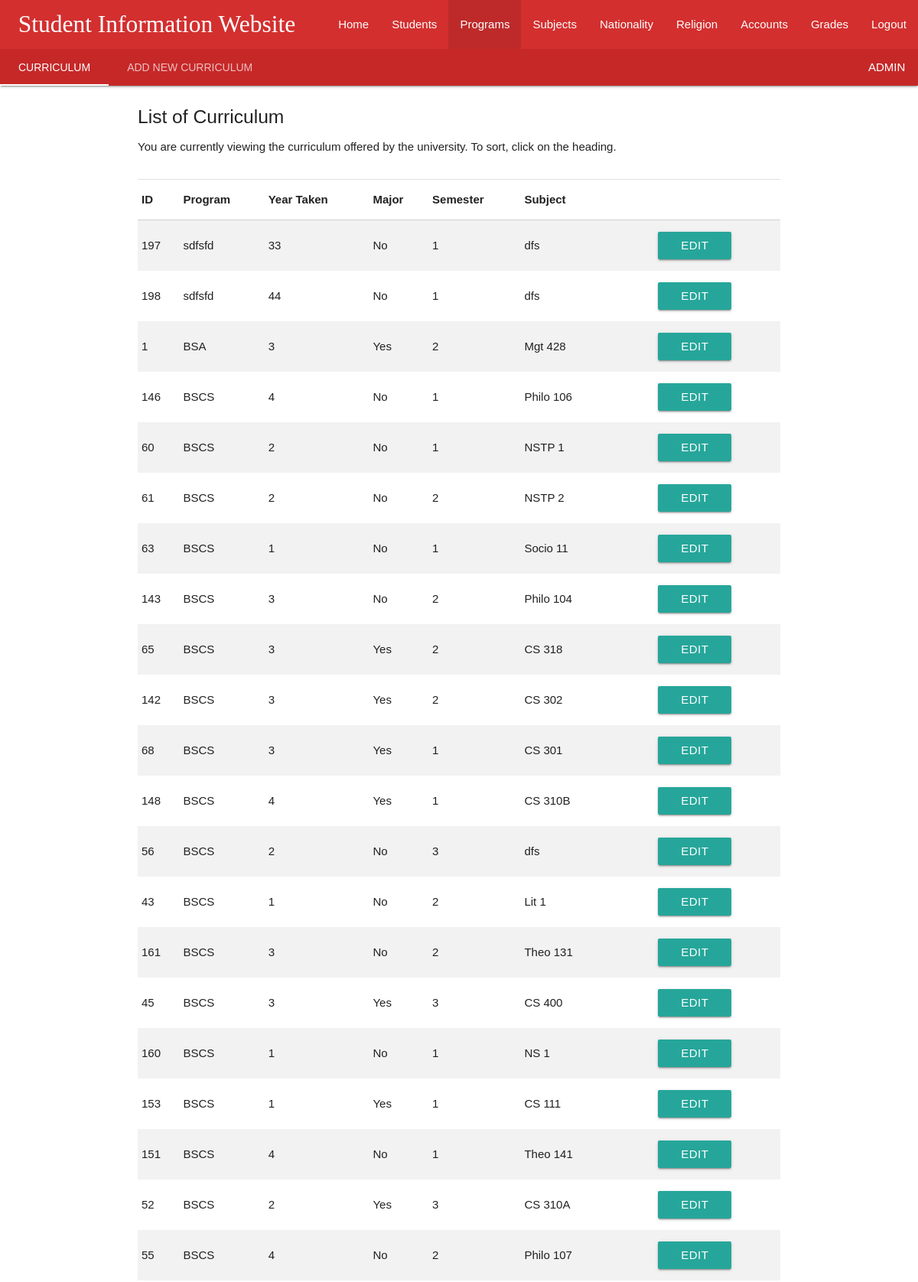
The page /MINA/pages/curriculum.php (signed in, upper part) on the database its author committed.
### tables this page shows
CREATE TABLE `account` (
  `id` int(11) NOT NULL AUTO_INCREMENT,
  `uname` varchar(20) DEFAULT NULL,
  `pword` varchar(256) DEFAULT NULL,
  `description` varchar(120) DEFAULT NULL,
  `active` tinyint(4) DEFAULT NULL,
  `permitstudent` char(4) DEFAULT NULL,
  `permitprogram` char(6) DEFAULT NULL,
  `permitsubject` char(3) DEFAULT NULL,
  `permitnationality` char(3) DEFAULT NULL,
  `permitreligion` char(3) DEFAULT NULL,
  `permitaccounts` char(3) DEFAULT NULL,
  `permitgrades` char(3) DEFAULT NULL,
  `addedon` timestamp NULL DEFAULT NULL,
  `addedby_id` int(11) DEFAULT NULL,
  `modified_on` datetime DEFAULT NULL,
  `modifiedby_id` int(11) DEFAULT NULL,
  PRIMARY KEY (`id`)
);

CREATE TABLE `curriculum` (
  `yeartaken` tinyint(4) DEFAULT NULL,
  `semester` tinyint(4) DEFAULT NULL,
  `ismajor` tinyint(4) DEFAULT NULL,
  `id` int(11) NOT NULL AUTO_INCREMENT,
  `program_id` int(11) DEFAULT NULL,
  `subject_id` int(11) DEFAULT NULL,
  PRIMARY KEY (`id`),
  KEY `program_id` (`program_id`),
  KEY `subject_id` (`subject_id`),
  CONSTRAINT `curriculum_ibfk_1` FOREIGN KEY (`program_id`) REFERENCES `program` (`id`),
  CONSTRAINT `curriculum_ibfk_2` FOREIGN KEY (`subject_id`) REFERENCES `subject` (`id`)
);

CREATE TABLE `program` (
  `code` varchar(60) DEFAULT NULL,
  `title` varchar(120) DEFAULT NULL,
  `id` int(11) NOT NULL AUTO_INCREMENT,
  `year` tinyint(4) DEFAULT '4',
  PRIMARY KEY (`id`)
);

CREATE TABLE `subject` (
  `id` int(11) NOT NULL AUTO_INCREMENT,
  `code` varchar(20) DEFAULT NULL,
  `title` varchar(120) DEFAULT NULL,
  `unit` tinyint(4) DEFAULT NULL,
  PRIMARY KEY (`id`)
);

### MINA/commands/session.php (called while the page is built, shortened)
<?php
	include('databaseinfo.php');
	$check_user = $_SESSION['login_user'];
	$sql_session = mysqli_query($conn, "SELECT uname FROM account WHERE uname = '$check_user'");
	$row = mysqli_fetch_array($sql_session);
	$log_session = $row['uname'];
?>

### MINA/commands/permissions.php (called while the page is built, shortened)
<?php
	$query = "SELECT * FROM account WHERE uname = '$log_session'";
	$result = mysqli_query($conn, $query);
	$row = mysqli_fetch_assoc($result);
	$permitprogram = $row['permitprogram'];
	$str_prog = str_split($permitprogram);
	$curriculumadd = $str_prog[4];
	$curriculumedit = $str_prog[5];
?>

### MINA/pages/curriculum.php (the view, shortened to what this page needs)
<?php
  include('../commands/session.php');
  include('../commands/permissions.php');
?>
<!DOCTYPE html>
<html>
<head>
    <link type="text/css" rel="stylesheet" href="../materialize/css/materialize.min.css"  media="screen,projection"/>
    <link type="text/css" rel="stylesheet" href="../materialize/css/fonts.css"  media="screen,projection"/>
</head>
<body>
	<header>
		<nav class="nav-extended">
    		<div class="nav-wrapper red darken-2">
      			<a href="#" class="brand-logo toplogo"> &nbsp;&nbsp; Student Information Website</a>
        		<ul id="nav-mobile" class="right hide-on-med-and-down">
        			<li><a href="home.php">Home</a></li>
              <li><a href="students.php">Students</a></li>
              <li class="active"><a href="programs.php">Programs</a></li>
              <li><a href="subjects.php">Subjects</a></li>
              <li><a href="nationality.php">Nationality</a></li>
              <li><a href="religion.php">Religion</a></li>
              <li><a href="accounts.php">Accounts</a></li>
              <li><a href="grades.php">Grades</a></li>
              <li><a href="../commands/logout.php">Logout</a></li>
      			</ul>
    		</div>
    		<div class="nav-content red darken-3">
      			<ul class="tabs tabs-transparent">
        			<li class="tab"><a href="#list">Curriculum</a></li>
              <?php
                if($curriculumadd == 1) {
                  echo '<li class="tab"><a href="#add">Add New Curriculum</a></li>';
                } else {
                  echo '<li class="tab disabled"><a href="#add">Add New Curriculum</a></li>';
                }
              ?>
        			<span style="float: right;" class="tab"><?php echo $log_session; ?> &nbsp;&nbsp;&nbsp;</span>
      			</ul>
    		</div>
  		</nav>
	</header>
	<main>
                <?php
                    $servername = "localhost";
                    $username = "root";
                    $dbname = "school";
                    $password = '';
                    $conn = mysqli_connect($servername, $username, $password, $dbname);
                    $sql = "SELECT * FROM program ORDER BY id ASC";
                    $result = mysqli_query($conn, $sql);
                    while($row = mysqli_fetch_assoc($result)) {
                      printf('<option value= "%d"> %s </option>', $row['id'], $row['title']);
                    }
                  ?>
                <?php
                    $servername = "localhost";
                    $username = "root";
                    $dbname = "school";
                    $password = '';
                    $conn = mysqli_connect($servername, $username, $password, $dbname);
                    $sql = "SELECT * FROM subject ORDER BY id ASC";
                    $result = mysqli_query($conn, $sql);
                    while($row = mysqli_fetch_assoc($result)) {
                      printf('<option value= "%d"> %s </option>', $row['id'], $row['title']);
                    }
                  ?>
    <div id="list" class="col s12">
     <div class="container">
        <div class="section">
          <h5>List of Curriculum</h5>
          <p>You are currently viewing the curriculum offered by the university. To sort, click on the heading.</p>
        </div>
        <div class="divider"></div>
        <?php
          include('../commands/databaseinfo.php');
          $sql = "SELECT curriculum.id, yeartaken, (CASE WHEN ismajor = 0 THEN 'No' ELSE 'Yes' END) AS ismajor, semester, subject.code, program.code AS program FROM curriculum LEFT JOIN program ON curriculum.program_id = program.id LEFT JOIN subject ON subject.id = curriculum.subject_id ORDER BY program_id";
          $result = mysqli_query($conn, $sql);
          echo '
            <table id="dtable" class="sortable striped">
              <thead>
                <tr>
                  <th> ID </th>
                  <th> Program </th>
                  <th> Year Taken </th>
                  <th> Major </th>
                  <th> Semester </th>
                  <th> Subject </th>
                </tr>
              </thead>
              <tbody>
          ';
          if( $result->num_rows > 0) {
            while($row = $result->fetch_assoc()) {
              echo "
                <tr>
                  <td> {$row['id']}</td>
                  <td> {$row['program']}</td>
                  <td> {$row['yeartaken']}</td>
                  <td> {$row['ismajor']}</td>
                  <td> {$row['semester']}</td>
                  <td> {$row['code']}</td>";
              if($curriculumedit == 1) {
                echo "<td> <a class='modal-trigger waves-effect waves-light btn' href='#edit' onclick='editcell(this)'>Edit</a>  </td>";
              }
              echo "</tr>";
            }
            echo '</tbody></table></td></tr></center>';
          } else {
            echo "0 results";
          }
        ?>
      </div>
    </div>
                <?php
                    $servername = "localhost";
                    $username = "root";
                    $dbname = "school";
                    $password = '';
                    $conn = mysqli_connect($servername, $username, $password, $dbname);
                    $sql = "SELECT * FROM program ORDER BY id ASC";
                    $result = mysqli_query($conn, $sql);
                    while($row = mysqli_fetch_assoc($result)) {
                      printf('<option value= "%d"> %s </option>', $row['id'], $row['title']);
                    }
                  ?>
                <?php
                    $servername = "localhost";
                    $username = "root";
                    $dbname = "school";
                    $password = '';
                    $conn = mysqli_connect($servername, $username, $password, $dbname);
                    $sql = "SELECT * FROM subject ORDER BY id ASC";
                    $result = mysqli_query($conn, $sql);
                    while($row = mysqli_fetch_assoc($result)) {
                      printf('<option value= "%d"> %s </option>', $row['id'], $row['title']);
                    }
                  ?>
	</main>
</body>
</html>

### MINA/pages/curriculum.php (style rules this page uses)
html { font-family: GillSans, Calibri, Trebuchet, sans-serif; }
.toplogo { font-family: 'Keania One', cursive; }
body { display: flex; min-height: 100vh; flex-direction: column; }
main { flex: 1 0 auto; }

### rows shown on the page
account: uname "ADMIN"
curriculum: id "197", program.code "sdfsfd", yeartaken "33", ismajor "No", semester "1", subject.code "dfs"
curriculum: id "198", program.code "sdfsfd", yeartaken "44", ismajor "No", semester "1", subject.code "dfs"
curriculum: id "1", program.code "BSA", yeartaken "3", ismajor "Yes", semester "2", subject.code "Mgt 428"
curriculum: id "146", program.code "BSCS", yeartaken "4", ismajor "No", semester "1", subject.code "Philo 106"
curriculum: id "60", program.code "BSCS", yeartaken "2", ismajor "No", semester "1", subject.code "NSTP 1"
curriculum: id "61", program.code "BSCS", yeartaken "2", ismajor "No", semester "2", subject.code "NSTP 2"
curriculum: id "63", program.code "BSCS", yeartaken "1", ismajor "No", semester "1", subject.code "Socio 11"
curriculum: id "143", program.code "BSCS", yeartaken "3", ismajor "No", semester "2", subject.code "Philo 104"
curriculum: id "65", program.code "BSCS", yeartaken "3", ismajor "Yes", semester "2", subject.code "CS 318"
curriculum: id "142", program.code "BSCS", yeartaken "3", ismajor "Yes", semester "2", subject.code "CS 302"
curriculum: id "68", program.code "BSCS", yeartaken "3", ismajor "Yes", semester "1", subject.code "CS 301"
curriculum: id "148", program.code "BSCS", yeartaken "4", ismajor "Yes", semester "1", subject.code "CS 310B"
curriculum: id "56", program.code "BSCS", yeartaken "2", ismajor "No", semester "3", subject.code "dfs"
curriculum: id "43", program.code "BSCS", yeartaken "1", ismajor "No", semester "2", subject.code "Lit 1"
curriculum: id "161", program.code "BSCS", yeartaken "3", ismajor "No", semester "2", subject.code "Theo 131"
curriculum: id "45", program.code "BSCS", yeartaken "3", ismajor "Yes", semester "3", subject.code "CS 400"
curriculum: id "160", program.code "BSCS", yeartaken "1", ismajor "No", semester "1", subject.code "NS 1"
curriculum: id "153", program.code "BSCS", yeartaken "1", ismajor "Yes", semester "1", subject.code "CS 111"
curriculum: id "151", program.code "BSCS", yeartaken "4", ismajor "No", semester "1", subject.code "Theo 141"
curriculum: id "52", program.code "BSCS", yeartaken "2", ismajor "Yes", semester "3", subject.code "CS 310A"
curriculum: id "55", program.code "BSCS", yeartaken "4", ismajor "No", semester "2", subject.code "Philo 107"
